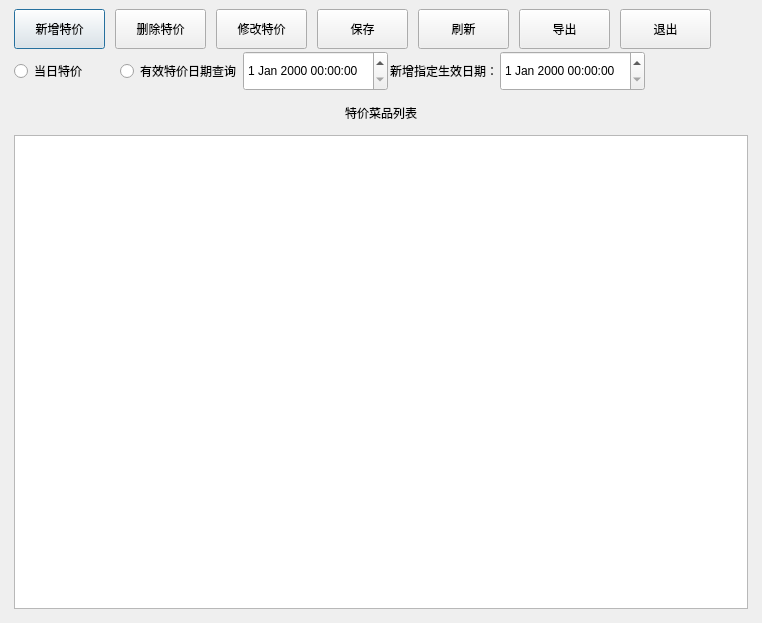
<?xml version="1.0" encoding="UTF-8"?>
<ui version="4.0">
 <class>back_special</class>
 <widget class="QDialog" name="back_special">
  <property name="geometry">
   <rect>
    <x>0</x>
    <y>0</y>
    <width>762</width>
    <height>623</height>
   </rect>
  </property>
  <property name="sizePolicy">
   <sizepolicy hsizetype="Preferred" vsizetype="Preferred">
    <horstretch>0</horstretch>
    <verstretch>0</verstretch>
   </sizepolicy>
  </property>
  <property name="minimumSize">
   <size>
    <width>0</width>
    <height>0</height>
   </size>
  </property>
  <property name="maximumSize">
   <size>
    <width>16777215</width>
    <height>16777215</height>
   </size>
  </property>
  <property name="windowTitle">
   <string>Dialog</string>
  </property>
  <layout class="QVBoxLayout" name="verticalLayout_2">
   <property name="leftMargin">
    <number>9</number>
   </property>
   <property name="topMargin">
    <number>9</number>
   </property>
   <property name="rightMargin">
    <number>9</number>
   </property>
   <property name="bottomMargin">
    <number>9</number>
   </property>
   <item>
    <layout class="QVBoxLayout" name="verticalLayout">
     <property name="spacing">
      <number>2</number>
     </property>
     <property name="leftMargin">
      <number>5</number>
     </property>
     <property name="rightMargin">
      <number>5</number>
     </property>
     <property name="bottomMargin">
      <number>5</number>
     </property>
     <item>
      <layout class="QHBoxLayout" name="horizontalLayout">
       <property name="spacing">
        <number>10</number>
       </property>
       <item>
        <widget class="QPushButton" name="pushButton_10">
         <property name="sizePolicy">
          <sizepolicy hsizetype="Fixed" vsizetype="Fixed">
           <horstretch>0</horstretch>
           <verstretch>0</verstretch>
          </sizepolicy>
         </property>
         <property name="minimumSize">
          <size>
           <width>91</width>
           <height>40</height>
          </size>
         </property>
         <property name="focusPolicy">
          <enum>Qt::StrongFocus</enum>
         </property>
         <property name="text">
          <string>新增特价</string>
         </property>
         <property name="outer_stylesheet" stdset="0">
          <string>pushbutton</string>
         </property>
        </widget>
       </item>
       <item>
        <widget class="QPushButton" name="pushButton_11">
         <property name="sizePolicy">
          <sizepolicy hsizetype="Fixed" vsizetype="Fixed">
           <horstretch>0</horstretch>
           <verstretch>0</verstretch>
          </sizepolicy>
         </property>
         <property name="minimumSize">
          <size>
           <width>91</width>
           <height>40</height>
          </size>
         </property>
         <property name="focusPolicy">
          <enum>Qt::StrongFocus</enum>
         </property>
         <property name="text">
          <string>删除特价</string>
         </property>
         <property name="outer_stylesheet" stdset="0">
          <string>pushbutton</string>
         </property>
        </widget>
       </item>
       <item>
        <widget class="QPushButton" name="pushButton_12">
         <property name="sizePolicy">
          <sizepolicy hsizetype="Fixed" vsizetype="Fixed">
           <horstretch>0</horstretch>
           <verstretch>0</verstretch>
          </sizepolicy>
         </property>
         <property name="minimumSize">
          <size>
           <width>91</width>
           <height>40</height>
          </size>
         </property>
         <property name="focusPolicy">
          <enum>Qt::StrongFocus</enum>
         </property>
         <property name="text">
          <string>修改特价</string>
         </property>
         <property name="outer_stylesheet" stdset="0">
          <string>pushbutton</string>
         </property>
        </widget>
       </item>
       <item>
        <widget class="QPushButton" name="pushButton_13">
         <property name="sizePolicy">
          <sizepolicy hsizetype="Fixed" vsizetype="Fixed">
           <horstretch>0</horstretch>
           <verstretch>0</verstretch>
          </sizepolicy>
         </property>
         <property name="minimumSize">
          <size>
           <width>91</width>
           <height>40</height>
          </size>
         </property>
         <property name="focusPolicy">
          <enum>Qt::StrongFocus</enum>
         </property>
         <property name="text">
          <string>保存</string>
         </property>
         <property name="outer_stylesheet" stdset="0">
          <string>pushbutton</string>
         </property>
        </widget>
       </item>
       <item>
        <widget class="QPushButton" name="pushButton_14">
         <property name="sizePolicy">
          <sizepolicy hsizetype="Fixed" vsizetype="Fixed">
           <horstretch>0</horstretch>
           <verstretch>0</verstretch>
          </sizepolicy>
         </property>
         <property name="minimumSize">
          <size>
           <width>91</width>
           <height>40</height>
          </size>
         </property>
         <property name="focusPolicy">
          <enum>Qt::StrongFocus</enum>
         </property>
         <property name="text">
          <string>刷新</string>
         </property>
         <property name="outer_stylesheet" stdset="0">
          <string>pushbutton</string>
         </property>
        </widget>
       </item>
       <item>
        <widget class="QPushButton" name="pushButton_15">
         <property name="sizePolicy">
          <sizepolicy hsizetype="Fixed" vsizetype="Fixed">
           <horstretch>0</horstretch>
           <verstretch>0</verstretch>
          </sizepolicy>
         </property>
         <property name="minimumSize">
          <size>
           <width>91</width>
           <height>40</height>
          </size>
         </property>
         <property name="focusPolicy">
          <enum>Qt::StrongFocus</enum>
         </property>
         <property name="text">
          <string>导出</string>
         </property>
         <property name="outer_stylesheet" stdset="0">
          <string>pushbutton</string>
         </property>
        </widget>
       </item>
       <item>
        <widget class="QPushButton" name="pushButton_16">
         <property name="sizePolicy">
          <sizepolicy hsizetype="Fixed" vsizetype="Fixed">
           <horstretch>0</horstretch>
           <verstretch>0</verstretch>
          </sizepolicy>
         </property>
         <property name="minimumSize">
          <size>
           <width>91</width>
           <height>40</height>
          </size>
         </property>
         <property name="focusPolicy">
          <enum>Qt::StrongFocus</enum>
         </property>
         <property name="text">
          <string>退出</string>
         </property>
         <property name="outer_stylesheet" stdset="0">
          <string>pushbutton</string>
         </property>
        </widget>
       </item>
       <item>
        <spacer name="horizontalSpacer">
         <property name="orientation">
          <enum>Qt::Horizontal</enum>
         </property>
         <property name="sizeHint" stdset="0">
          <size>
           <width>40</width>
           <height>20</height>
          </size>
         </property>
        </spacer>
       </item>
      </layout>
     </item>
     <item>
      <layout class="QHBoxLayout" name="horizontalLayout_2">
       <item>
        <widget class="QRadioButton" name="radioButton">
         <property name="sizePolicy">
          <sizepolicy hsizetype="Expanding" vsizetype="Fixed">
           <horstretch>0</horstretch>
           <verstretch>0</verstretch>
          </sizepolicy>
         </property>
         <property name="minimumSize">
          <size>
           <width>0</width>
           <height>40</height>
          </size>
         </property>
         <property name="text">
          <string>当日特价</string>
         </property>
        </widget>
       </item>
       <item>
        <widget class="QRadioButton" name="radioButton_2">
         <property name="sizePolicy">
          <sizepolicy hsizetype="Expanding" vsizetype="Fixed">
           <horstretch>0</horstretch>
           <verstretch>0</verstretch>
          </sizepolicy>
         </property>
         <property name="minimumSize">
          <size>
           <width>0</width>
           <height>40</height>
          </size>
         </property>
         <property name="text">
          <string>有效特价日期查询</string>
         </property>
        </widget>
       </item>
       <item>
        <widget class="lds_datetimeEdit" name="dateTimeEdit">
         <property name="sizePolicy">
          <sizepolicy hsizetype="Expanding" vsizetype="Fixed">
           <horstretch>0</horstretch>
           <verstretch>0</verstretch>
          </sizepolicy>
         </property>
         <property name="minimumSize">
          <size>
           <width>0</width>
           <height>40</height>
          </size>
         </property>
        </widget>
       </item>
       <item>
        <widget class="QLabel" name="label_2">
         <property name="sizePolicy">
          <sizepolicy hsizetype="Fixed" vsizetype="Fixed">
           <horstretch>0</horstretch>
           <verstretch>0</verstretch>
          </sizepolicy>
         </property>
         <property name="minimumSize">
          <size>
           <width>0</width>
           <height>40</height>
          </size>
         </property>
         <property name="text">
          <string>新增指定生效日期：</string>
         </property>
        </widget>
       </item>
       <item>
        <widget class="lds_datetimeEdit" name="dateTimeEdit_2">
         <property name="sizePolicy">
          <sizepolicy hsizetype="Expanding" vsizetype="Fixed">
           <horstretch>0</horstretch>
           <verstretch>0</verstretch>
          </sizepolicy>
         </property>
         <property name="minimumSize">
          <size>
           <width>0</width>
           <height>40</height>
          </size>
         </property>
        </widget>
       </item>
       <item>
        <spacer name="horizontalSpacer_2">
         <property name="orientation">
          <enum>Qt::Horizontal</enum>
         </property>
         <property name="sizeHint" stdset="0">
          <size>
           <width>40</width>
           <height>20</height>
          </size>
         </property>
        </spacer>
       </item>
      </layout>
     </item>
     <item>
      <widget class="QLabel" name="label_3">
       <property name="sizePolicy">
        <sizepolicy hsizetype="Expanding" vsizetype="Fixed">
         <horstretch>0</horstretch>
         <verstretch>0</verstretch>
        </sizepolicy>
       </property>
       <property name="minimumSize">
        <size>
         <width>0</width>
         <height>40</height>
        </size>
       </property>
       <property name="text">
        <string>特价菜品列表</string>
       </property>
       <property name="alignment">
        <set>Qt::AlignCenter</set>
       </property>
      </widget>
     </item>
     <item>
      <widget class="QTableView" name="tableView"/>
     </item>
    </layout>
   </item>
  </layout>
 </widget>
 <customwidgets>
  <customwidget>
   <class>lds_datetimeEdit</class>
   <extends>QDateTimeEdit</extends>
   <header>lds_datetimeedit.h</header>
  </customwidget>
 </customwidgets>
 <resources/>
 <connections/>
</ui>
